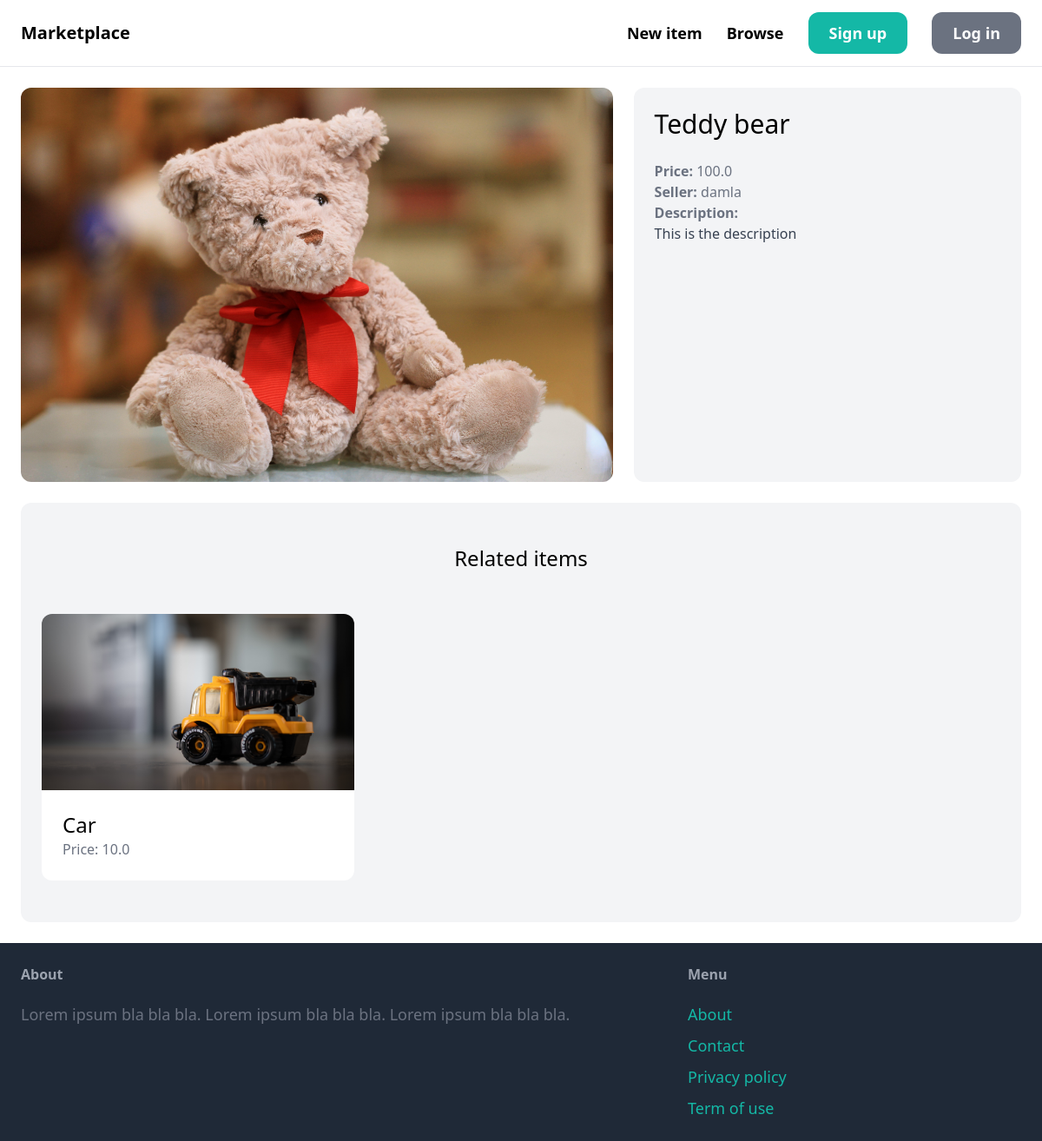
Page /items/1/ on the committed database.
### item/models.py (models this page shows, shortened)
class Item(models.Model):
    category = models.ForeignKey(Category, related_name='items', on_delete=models.CASCADE)
    name = models.CharField(max_length=255)
    description = models.TextField(blank=True, null=True)
    price = models.FloatField()
    image = models.ImageField(upload_to='item_images', blank=True, null=True)
    is_sold = models.BooleanField(default=False)
    created_by = models.ForeignKey(User, related_name='items', on_delete=models.CASCADE)
    created_at = models.DateTimeField(auto_now=True)

### item/views.py (the view)
# urls.py: path('<int:pk>/', views.detail, name='detail'),
def detail(request, pk):
    item = get_object_or_404(Item, pk=pk)
    related_items = Item.objects.filter(category = item.category, is_sold = False).exclude(pk=pk)[0:3]
    return render(request, 'item/detail.html', {
        'item': item,
        'related_items': related_items
    })

### item/templates/item/detail.html (shortened to what this page needs)
{% extends 'core/base.html' %}
{% block content %}
<div class="grid grid-cols-5 gap-6">
    <div class="col-span-3">
        <img src="{{ item.image.url }}" class="rounded-xl">
    </div>
    <div class="col-span-2 p-6 bg-gray-100 rounded-xl">
        <h1 class="mb-6 text-3xl">{{ item.name }}</h1>
        <p class="text-gray-500"><strong>Price: </strong>{{ item.price }}</p>
        <p class="text-gray-500"><strong>Seller: </strong>{{ item.created_by.username }}</p>
        {% if item.description %}
            <p class="text-gray-700">
                <strong class="text-gray-500">Description:</strong><br>
                {{ item.description }}
            </p>
        {% endif %}
    </div>
</div>
<div class="mt-6 px-6 py-12 bg-gray-100 rounded-xl">
    <h2 class="mb-12 text-2xl text-center">Related items</h2>
    <div class="grid grid-cols-3 gap-3">
        {% for item in related_items %}
            <div>
                <a href="{% url 'item:detail' item.id %}">
                    <div>
                        <img src="{{ item.image.url }}" class="rounded-t-xl">
                    </div>
                    <div class="p-6 bg-white rounded-b-xl">
                        <h2 class="text-2xl">{{ item.name }}</h2>
                        <p class="text-gray-500">Price: {{ item.price }}</p>
                    </div>
                </a>
            </div>
        {% endfor %}
    </div>
</div>
{% endblock %}

### rows in the picture
Item: image (picture), name "Teddy bear", price "100.0", created_by.username "damla", description "This is the description"
Item: image (picture), name "Car", price "10.0"
